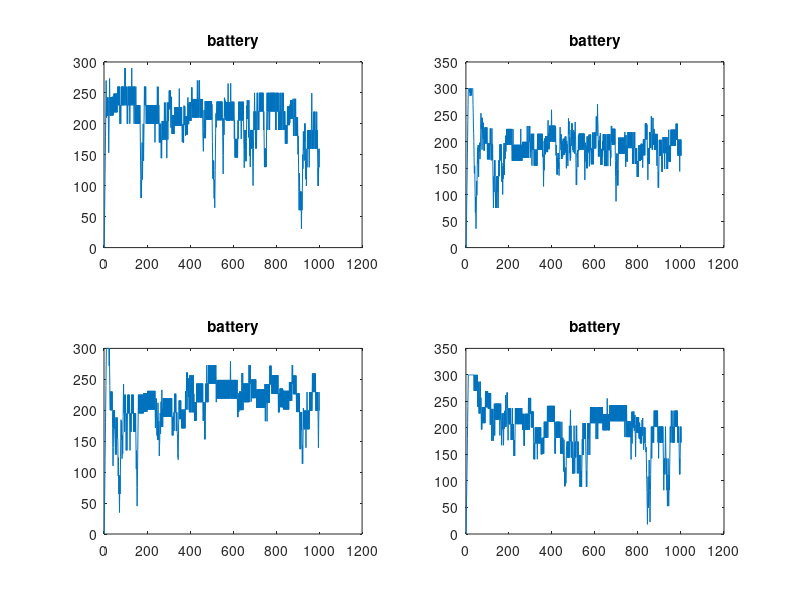
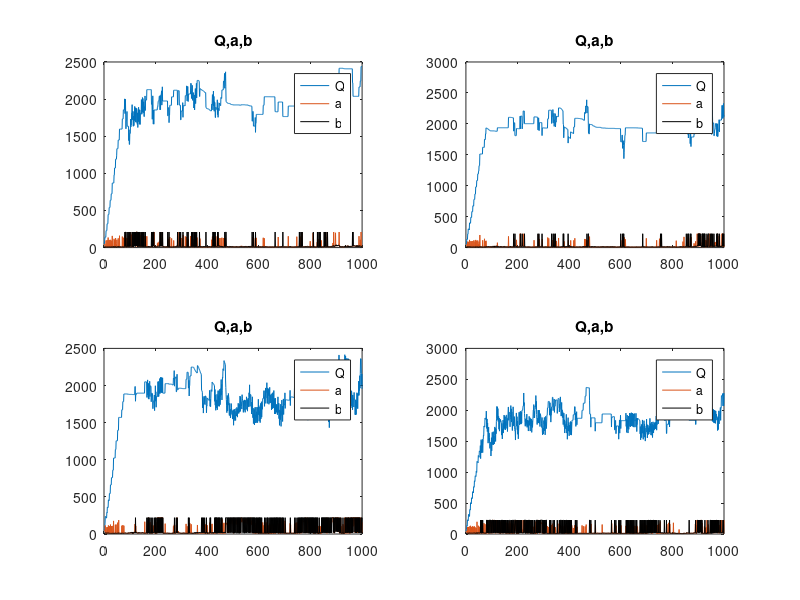
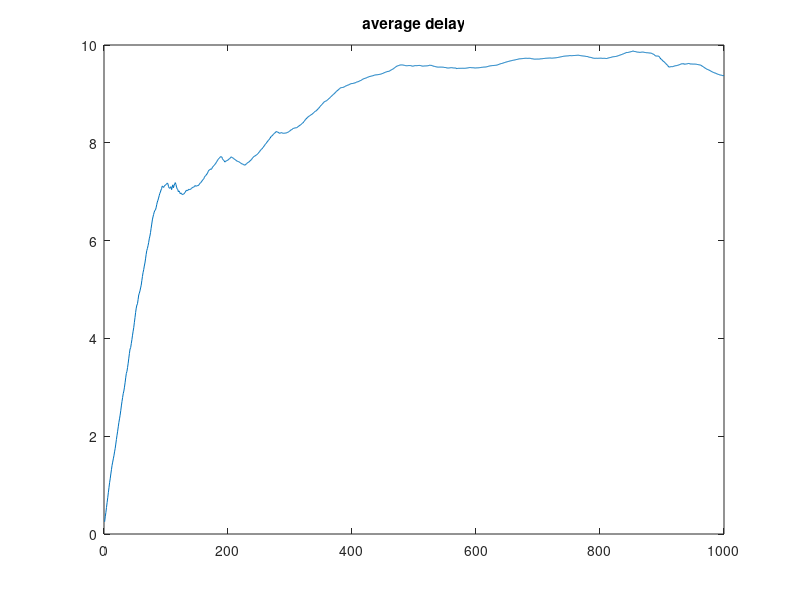
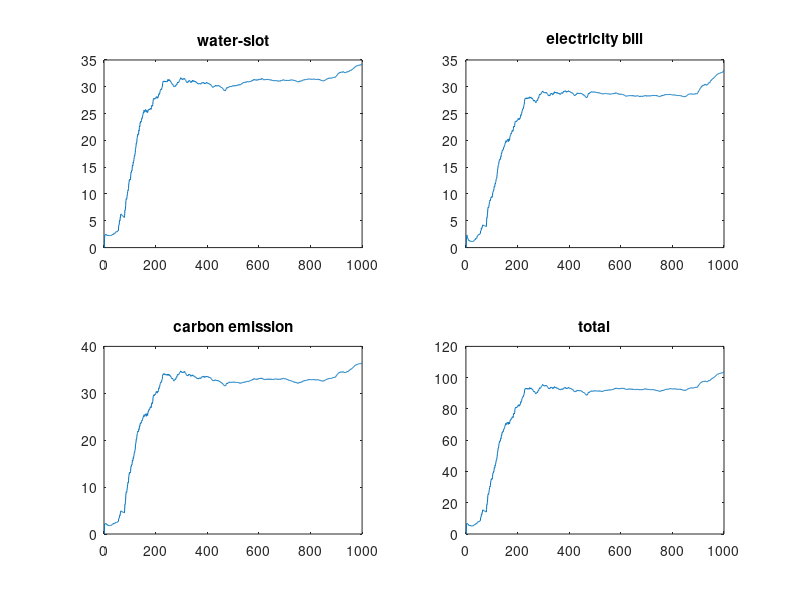

Recreate these plots in MATLAB, in order.
clc,clear
load ./data/main_ad2_sim_data
b1=data_ad(1:dc,:);              %ai
b2=data_ad(dc+1:2*dc,:);     %bi
b3=data_ad(2*dc+1:3*dc,:); %Di
b4=data_ad(3*dc+1:4*dc,:); %ri
% battery
bat_lya=[zeros(dc,1),b3];
for t=1:tmax
    bat_lya(:,t+1)=bat_lya(:,t+1)+bat_lya(:,t);
end
for d=1:dc
    figure(1)
    subplot(2,2,d)
    plot(bat_lya(d,:))
    title('battery')
%     axis([0 tmax 0 Emax(d)])
hold on
end

%% workload distribution
% a
for d=1:dc
    figure(12)
    subplot(2,2,d)
    plot(b1(d,:))
    title('a')
%     axis([1 tmax 0 bmax(1)])
    hold on
end

% b
for d=1:dc
    figure(12)
    subplot(2,2,d)
    plot(b2(d,:))
    title('b')
    legend('a','b')
%     axis([1 tmax 0 bmax(1)])
end

%% renewable
for d=1:dc
    figure(13)
    subplot(2,2,d)
    plot(b4(d,:))
    title('r')
    hold on
%     axis([1 tmax 0 rmax(1)])
end


%% Q
% data_Qq=[zeros(dc,1) data_Q];
for d=1:dc
    figure(4)
    subplot(2,2,d)
    plot(data_Q(d,:))
    hold on
    plot(b1(d,:))
    hold on
    plot(b2(d,:),'color','k')
    hold on
    title('Q,a,b')
    legend('Q','a','b')
%     axis([0 tmax 0 inf])

end
hold on

%% delay
delay_lya=sum(data_Q);
A_all=A(1:tmax);
for t=1:tmax-1
    delay_lya(t+1)=delay_lya(t+1)+delay_lya(t);
    A_all(t+1)=A_all(t+1)+A_all(t);
end
figure(6)
plot(delay_lya*0.25./A_all)
title('delay')
title('average delay')
hold on

%% cost
p=repmat(alpha,1,tmax).*b2;
G=p.*repmat(PUE,1,tmax)+b3-b4;
%water
figure(7)
subplot(2,2,1)
water=hw*sum(repmat(eps_D,1,tmax).*p+eps_I(:,1:tmax).*G);
avg_cost=water;
for t=1:tmax-1
    avg_cost(t+1)=avg_cost(t+1)+avg_cost(t);
end
avg_cost=avg_cost./[1:tmax];
plot(avg_cost)
title('water-slot')
hold on

%electricity bill
subplot(2,2,2)
elec=sum(c(:,1:tmax).*G);
avg_cost=elec;
for t=1:tmax-1
    avg_cost(t+1)=avg_cost(t+1)+avg_cost(t);
end
avg_cost=avg_cost./[1:tmax];
plot(avg_cost)
title('electricity bill')
hold on

%carbon emission
subplot(2,2,3)
carbon=hu*sum(phi_G(:,1:tmax).*G+repmat(phi_r,1,tmax).*b4);
avg_cost=carbon;
for t=1:tmax-1
    avg_cost(t+1)=avg_cost(t+1)+avg_cost(t);
end
avg_cost=avg_cost./[1:tmax];
plot(avg_cost)
title('carbon emission')
hold on

%total cost
subplot(2,2,4)
avg_cost=elec+water+carbon;
for t=1:tmax-1
    avg_cost(t+1)=avg_cost(t+1)+avg_cost(t);
end
avg_cost=avg_cost./[1:tmax];
plot(avg_cost)
title('total')
hold on

% %% average cost
% avg_cost=total;
% for t=1:tmax-1
%     avg_cost(t+1)=avg_cost(t+1)+avg_cost(t);
% end
% avg_cost=avg_cost./[1:tmax];
% figure(8)
% plot(avg_cost)
% title('average cost')
% hold on



